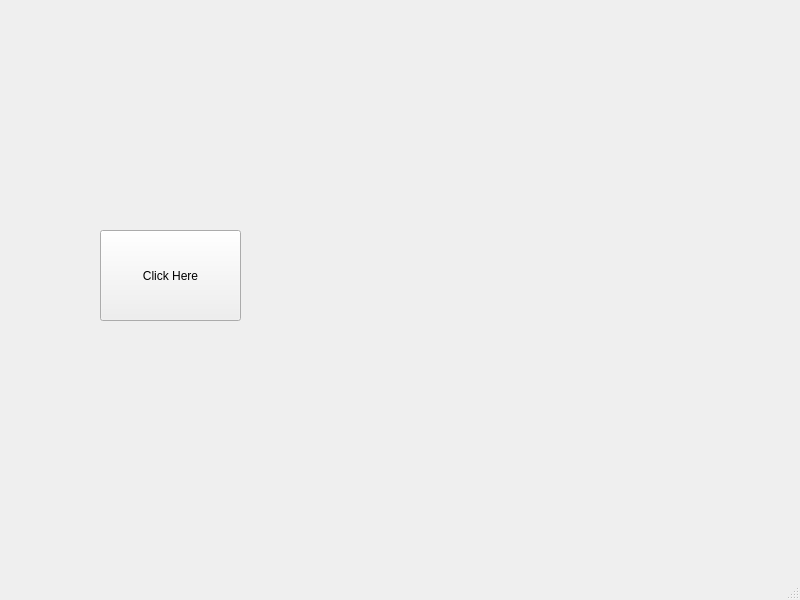
<?xml version="1.0" encoding="UTF-8"?>
<ui version="4.0">
 <class>BasicProgram</class>
 <widget class="QMainWindow" name="BasicProgram">
  <property name="geometry">
   <rect>
    <x>0</x>
    <y>0</y>
    <width>800</width>
    <height>600</height>
   </rect>
  </property>
  <property name="windowTitle">
   <string>BasicProgram</string>
  </property>
  <widget class="QWidget" name="centralwidget">
   <widget class="QPushButton" name="btn_click">
    <property name="geometry">
     <rect>
      <x>100</x>
      <y>230</y>
      <width>141</width>
      <height>91</height>
     </rect>
    </property>
    <property name="text">
     <string>Click Here</string>
    </property>
   </widget>
   <widget class="QLabel" name="lbl_show">
    <property name="geometry">
     <rect>
      <x>400</x>
      <y>245</y>
      <width>121</width>
      <height>61</height>
     </rect>
    </property>
    <property name="text">
     <string/>
    </property>
   </widget>
  </widget>
  <widget class="QMenuBar" name="menubar">
   <property name="geometry">
    <rect>
     <x>0</x>
     <y>0</y>
     <width>800</width>
     <height>22</height>
    </rect>
   </property>
  </widget>
  <widget class="QStatusBar" name="statusbar"/>
 </widget>
 <resources/>
 <connections/>
</ui>
